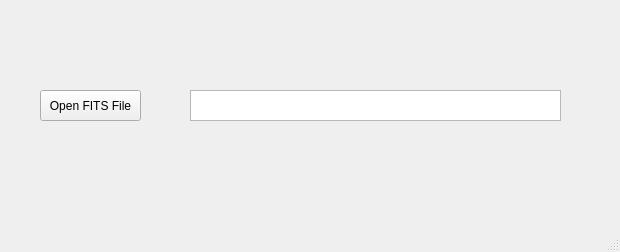
<?xml version="1.0" encoding="UTF-8"?>
<ui version="4.0">
 <class>MainWindow</class>
 <widget class="QMainWindow" name="MainWindow">
  <property name="geometry">
   <rect>
    <x>0</x>
    <y>0</y>
    <width>620</width>
    <height>252</height>
   </rect>
  </property>
  <property name="windowTitle">
   <string>MainWindow</string>
  </property>
  <widget class="QWidget" name="centralwidget">
   <widget class="QPushButton" name="openFileButton">
    <property name="geometry">
     <rect>
      <x>40</x>
      <y>90</y>
      <width>101</width>
      <height>31</height>
     </rect>
    </property>
    <property name="text">
     <string>Open FITS File</string>
    </property>
   </widget>
   <widget class="QTextBrowser" name="filePathLabel">
    <property name="geometry">
     <rect>
      <x>190</x>
      <y>90</y>
      <width>371</width>
      <height>31</height>
     </rect>
    </property>
   </widget>
  </widget>
  <widget class="QMenuBar" name="menubar">
   <property name="geometry">
    <rect>
     <x>0</x>
     <y>0</y>
     <width>620</width>
     <height>21</height>
    </rect>
   </property>
  </widget>
  <widget class="QStatusBar" name="statusbar"/>
 </widget>
 <resources/>
 <connections/>
</ui>
